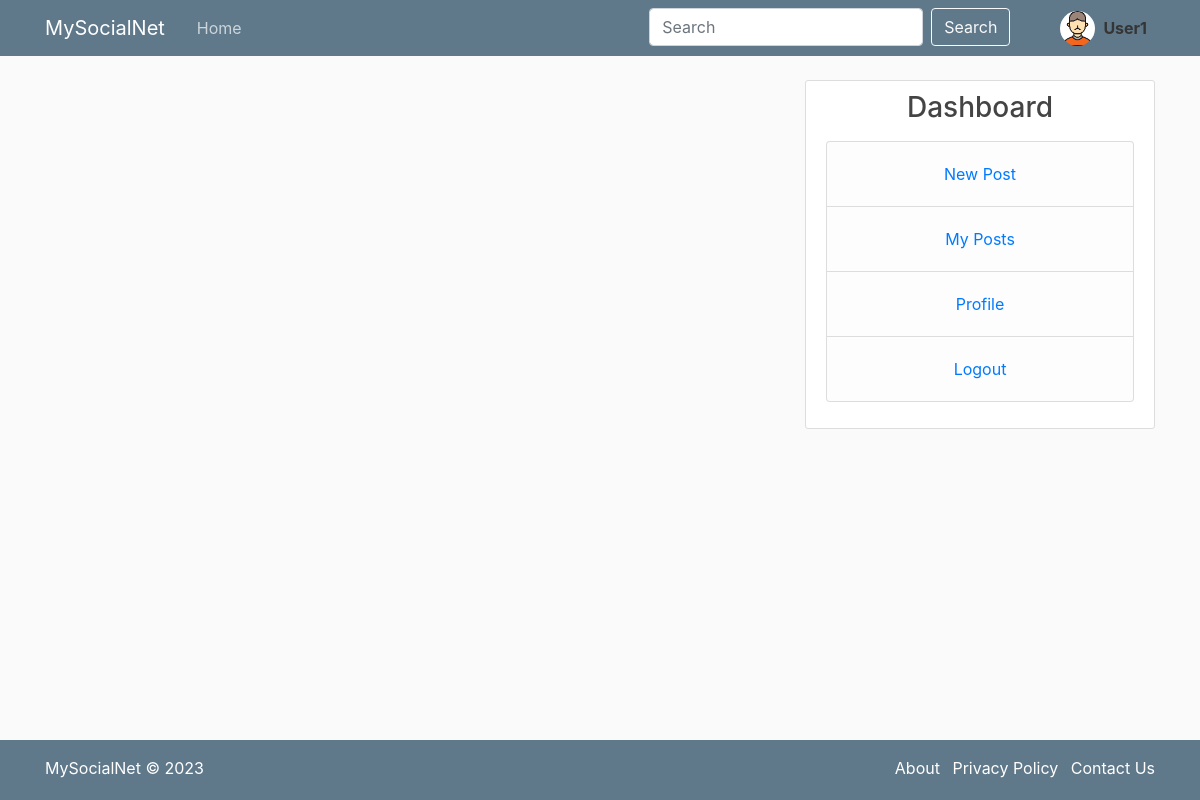
Page /search (signed in) on the committed database.
### social_media/models.py (models this page shows, shortened)
class User(db.Model, UserMixin):
    id = db.Column(db.Integer, primary_key=True)
    username = db.Column(db.String(20), unique=True, nullable=False)
    email = db.Column(db.String(120), unique=True, nullable=False)
    image_file = db.Column(db.String(20), nullable=False, default='default.jpg')
    password = db.Column(db.String(60), nullable=False)
    posts = db.relationship('Post', backref='author', lazy=True)
    history = db.Column(db.JSON)
    future = db.Column(db.String(300))

### social_media/routes.py (the view, shortened to what this page needs)
@app.route('/search', methods=['GET', 'POST'])
def search():
    category= request.form
    category = category.get('q')
    posts_cat = Post.query.filter_by(category=category).all()
    listcat = ['entertainment','finance','foodanddrink','games','health','kids','lifestyle','movies', 'news','sports','tv','auto']
    return render_template('search.html', posts=posts_cat)

### social_media/models.py (called while the page is built)
@login_manager.user_loader
def load_user(user_id):
    return User.query.get(int(user_id))

### social_media/templates/search.html (shortened to what this page needs)
{% extends "layout.html" %}

### social_media/templates/layout.html (shortened to what this page needs)
<!DOCTYPE html>
<html>
<head>
    <link rel="stylesheet" href="https://maxcdn.bootstrapcdn.com/bootstrap/4.0.0/css/bootstrap.min.css">
    <link rel="stylesheet" type="text/css" href="{{ url_for('static', filename='main.css') }}">
</head>
<body>
    <header class="site-header">
      <nav class="navbar navbar-expand-md navbar-dark bg-steel fixed-top">
        <div class="container">
          <a class="navbar-brand mr-4" href="/">MySocialNet</a>
          <div class="collapse navbar-collapse" id="navbarToggle">
            <div class="navbar-nav mr-auto">
              <a class="nav-item nav-link" href="{{ url_for('home') }}">Home</a>
            </div>
            <div class="navbar-nav">
              {% if current_user.is_authenticated %}
                <div id="search-bar">
                <form class="form-inline ml-auto" action="{{ url_for('search') }}" method="POST">
                <input class="form-control mr-sm-2" type="search" placeholder="Search" aria-label="Search" name="q" list="search-options" required>
                <button class="btn btn-outline-light my-2 my-sm-0" type="submit">Search</button>
                </form>
                </div>
                <img class="rounded-circle" src="{{ url_for('static', filename='profile_pics/' + current_user.image_file) }}" id = "pro-img">
                <a class="nav-item nav-link" href="{{ url_for('account') }}" style="color: rgb(53, 53, 53);"><b>{{current_user.username}}</b></a>
              {% else %}
                <a class="nav-item nav-link" href="{{ url_for('login') }}">Login</a>
                <a class="nav-item nav-link" href="{{ url_for('register') }}">Register</a>
              {% endif %}
            </div>
          </div>
        </div>
      </nav>
    </header>
    <main role="main" class="container">
      <div class="row">
        <div class="col-md-8">
        </div>
        {% if current_user.is_authenticated %}
        <div class="col-md-4">
          <div class="content-section">
            <h3 style="text-align:center;">Dashboard</h3>
            <p class='text-muted'>
              <ul class="list-group" style="text-align:center;">
                <li class="list-group-item list-group-item-light"><a class="nav-item nav-link" href="{{ url_for('new_post') }}">New Post</a></li>
                <li class="list-group-item list-group-item-light"><a class="nav-item nav-link" href="{{ url_for('user_posts', username=current_user.username) }}">My Posts</a></li>
                <li class="list-group-item list-group-item-light"><a class="nav-item nav-link" href="{{ url_for('account') }}">Profile</a></li>
                <li class="list-group-item list-group-item-light"><a class="nav-item nav-link" href="{{ url_for('logout') }}">Logout</a></li>
              </ul>
            </p>
          </div>
        </div>
        {% endif %}
      </div>
    </main>
    <footer class="bg-steel text-white py-3">
      <div class="container">
        <div class="row">
          <div class="col-md-6">
            <p class="mb-0">MySocialNet &copy; 2023</p>
          </div>
          <div class="col-md-6">
            <ul class="list-inline mb-0 float-md-right">
              <li class="list-inline-item"><a class="text-white" href="{{ url_for('about') }}">About</a></li>
              <li class="list-inline-item"><a class="text-white" href="#">Privacy Policy</a></li>
              <li class="list-inline-item"><a class="text-white" href="https://www.facebook.com/">Contact Us</a></li>
            </ul>
          </div>
        </div>
      </div>
    </footer>
</body>
</html>

### social_media/static/main.css (style rules this page uses)
body { background: #fafafa; color: #333333; margin-top: 5rem; }
h1, h2, h3, h4, h5, h6 { color: #444444; }
.bg-steel { background-color: #5f788a; }
.site-header .navbar-nav .nav-link { color: #cbd5db; }
.content-section { background: #ffffff; padding: 10px 20px; border: 1px solid #dddddd; border-radius: 3px; margin-bottom: 20px; }
#search-bar { margin-right: 50px; }
footer { position: fixed; bottom: 0; width: 100%; height: 60px; background-color: #333; color: #fff; }
#pro-img { height: 35px; width: 35px; margin-top: 3px; }

### rows in the picture
User: image_file (picture), username "User1"
